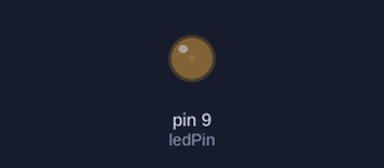
Bench run of a sketch on a simulated Arduino Uno, built with avr-gcc and run on an emulated ATmega328P. Shown: output pins drawn as LEDs (lit = HIGH).

Above: at 0.05 s.
At 1.15 s:
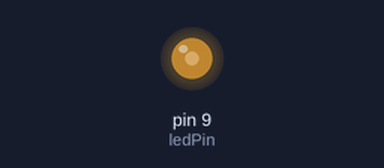
At 2.3 s:
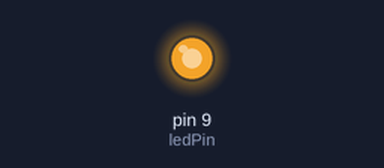
At 4.55 s:
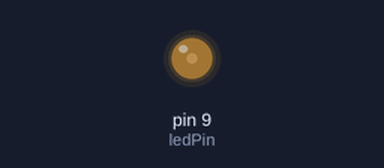
Timing chart, 0 to 6.6 s (numbered marks = the images above):
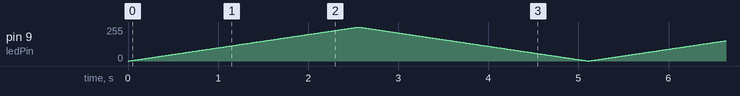

The sketch:

09_sleepLED.ino
```cpp
// This sketch dims an LED attached to pin 9 up and down (make sure to use a current limiting resistor!)
// Nicholas Schwankl - 9/7/2020

#define ledPin      9
#define stepDelay   10            // This delay keeps the loop from running too fast

int brightness = 0;               // This is used to track the brightness of the LED from 0 to 255

void setup() {

  pinMode(ledPin, OUTPUT);

}

void loop() {

  for(brightness; brightness<255; brightness++){    // Loop and add 1 to brightness until 255 is reached
    analogWrite(ledPin, brightness);                // Write the brightness value as a PWM value to the LED
    delay(stepDelay);                               // Wait a short amount of time so the change is visible
  }

  for(brightness; brightness>0; brightness--){      // Repeat the same as above but this time going down to 0
    analogWrite(ledPin, brightness);
    delay(stepDelay);
  }

}
```
